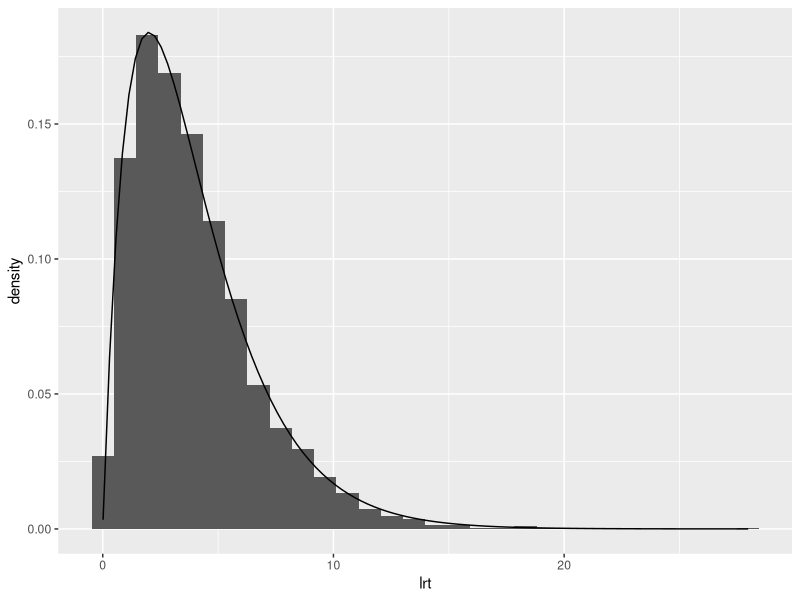
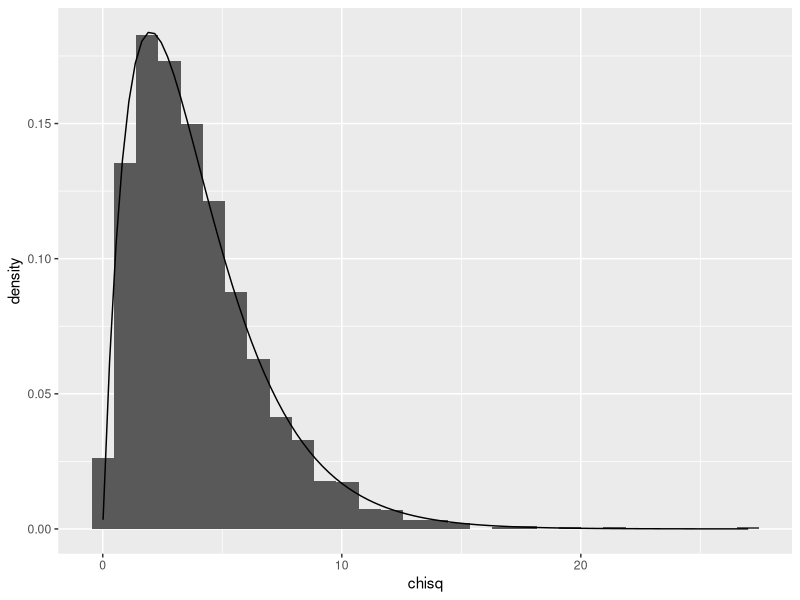

Here is the R script that generated these plots, in order:
## ---- chunk 1
knitr::opts_chunk$set(echo = TRUE)
## ---- chunk 2
library(ggplot2)
bin_sample = rbinom(1000, 5, 0.4)
table(bin_sample)
pchisq(8.33, 4, lower.tail = FALSE)
## ---- chunk 3
vec_lrt = c()
vec_chisq = c()
for (i in 1:2000) {
  bin_sample1 = rbinom(1000, 5, 0.4)
  sample_table1 = table(bin_sample1)
  p = (sample_table1[[2]] + 2 * sample_table1[[3]] + 3 * sample_table1[[4]] + 4 *           sample_table1[[5]] + 5 * sample_table1[[6]]) / (5 * sample_table1[[1]] + 5 *          sample_table1[[2]] + 5 * sample_table1[[3]] + 5 * sample_table1[[4]] + 5 *            sample_table1[[5]] + 5 * sample_table1[[6]])
  expected = c()
  for (k in 0:5) {
    count = 1000 * choose(5, k) * p^k * (1-p)^(5-k)
    expected = c(expected, count)
  }
  total_lrt = 0
  total_chisq = 0
  for (x in 1:6) {
    total_lrt = total_lrt + (sample_table1[[x]] * log(sample_table1[[x]] / expected[x]))
    total_chisq = total_chisq + (((sample_table1[[x]] - expected[x])^2) / expected[x])
  }
  total_lrt = total_lrt * 2
  vec_lrt = c(vec_lrt, total_lrt)
  vec_chisq = c(vec_chisq, total_chisq)
}
df = data.frame(lrt = vec_lrt, chisq = vec_chisq)
lrt_plot = ggplot(df) + geom_histogram(aes(x = lrt, y = ..density..)) + stat_function(fun = dchisq, args = list(df = 4))
lrt_plot
chisq_plot = ggplot(df) + geom_histogram(aes(x = chisq, y = ..density..)) + stat_function(fun = dchisq, args = list(df = 4))
chisq_plot
